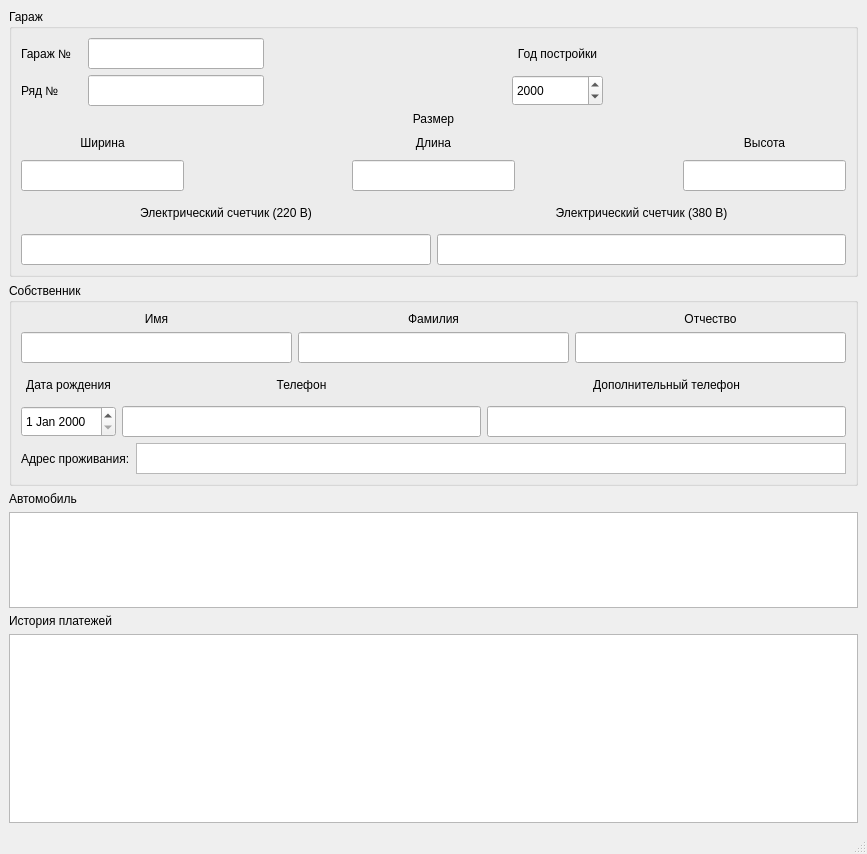
<?xml version="1.0" encoding="UTF-8"?>
<ui version="4.0">
 <class>objectCart</class>
 <widget class="QMainWindow" name="objectCart">
  <property name="geometry">
   <rect>
    <x>0</x>
    <y>0</y>
    <width>867</width>
    <height>854</height>
   </rect>
  </property>
  <property name="windowTitle">
   <string>Карточка объекта</string>
  </property>
  <widget class="QWidget" name="centralwidget">
   <layout class="QVBoxLayout" name="verticalLayout_22">
    <item>
     <widget class="QGroupBox" name="garage_groupBox">
      <property name="maximumSize">
       <size>
        <width>16777215</width>
        <height>281</height>
       </size>
      </property>
      <property name="title">
       <string>Гараж</string>
      </property>
      <layout class="QVBoxLayout" name="verticalLayout_23">
       <item>
        <layout class="QHBoxLayout" name="horizontalLayout_4">
         <item>
          <layout class="QHBoxLayout" name="horizontalLayout">
           <item>
            <layout class="QVBoxLayout" name="verticalLayout">
             <item>
              <widget class="QLabel" name="garage_label">
               <property name="sizePolicy">
                <sizepolicy hsizetype="Expanding" vsizetype="Expanding">
                 <horstretch>0</horstretch>
                 <verstretch>0</verstretch>
                </sizepolicy>
               </property>
               <property name="maximumSize">
                <size>
                 <width>61</width>
                 <height>31</height>
                </size>
               </property>
               <property name="text">
                <string>Гараж №</string>
               </property>
              </widget>
             </item>
             <item>
              <widget class="QLabel" name="row_label">
               <property name="sizePolicy">
                <sizepolicy hsizetype="Expanding" vsizetype="Expanding">
                 <horstretch>0</horstretch>
                 <verstretch>0</verstretch>
                </sizepolicy>
               </property>
               <property name="maximumSize">
                <size>
                 <width>61</width>
                 <height>31</height>
                </size>
               </property>
               <property name="text">
                <string>Ряд №</string>
               </property>
              </widget>
             </item>
            </layout>
           </item>
           <item>
            <layout class="QVBoxLayout" name="verticalLayout_12">
             <item>
              <widget class="QLineEdit" name="lineEdit">
               <property name="minimumSize">
                <size>
                 <width>0</width>
                 <height>31</height>
                </size>
               </property>
              </widget>
             </item>
             <item>
              <widget class="QLineEdit" name="lineEdit_2">
               <property name="minimumSize">
                <size>
                 <width>0</width>
                 <height>31</height>
                </size>
               </property>
              </widget>
             </item>
            </layout>
           </item>
          </layout>
         </item>
         <item>
          <spacer name="horizontalSpacer">
           <property name="orientation">
            <enum>Qt::Horizontal</enum>
           </property>
           <property name="sizeHint" stdset="0">
            <size>
             <width>40</width>
             <height>20</height>
            </size>
           </property>
          </spacer>
         </item>
         <item>
          <layout class="QVBoxLayout" name="verticalLayout_2">
           <item>
            <widget class="QLabel" name="buildYear_label">
             <property name="maximumSize">
              <size>
               <width>16777215</width>
               <height>31</height>
              </size>
             </property>
             <property name="text">
              <string>Год постройки</string>
             </property>
             <property name="alignment">
              <set>Qt::AlignCenter</set>
             </property>
            </widget>
           </item>
           <item>
            <widget class="QDateEdit" name="dateEdit">
             <property name="minimumSize">
              <size>
               <width>91</width>
               <height>31</height>
              </size>
             </property>
             <property name="maximumSize">
              <size>
               <width>16777215</width>
               <height>31</height>
              </size>
             </property>
             <property name="displayFormat">
              <string>yyyy</string>
             </property>
            </widget>
           </item>
          </layout>
         </item>
         <item>
          <spacer name="horizontalSpacer_4">
           <property name="orientation">
            <enum>Qt::Horizontal</enum>
           </property>
           <property name="sizeHint" stdset="0">
            <size>
             <width>40</width>
             <height>20</height>
            </size>
           </property>
          </spacer>
         </item>
        </layout>
       </item>
       <item>
        <layout class="QVBoxLayout" name="verticalLayout_9">
         <item>
          <widget class="QLabel" name="size_label">
           <property name="text">
            <string>Размер</string>
           </property>
           <property name="alignment">
            <set>Qt::AlignCenter</set>
           </property>
          </widget>
         </item>
         <item>
          <layout class="QHBoxLayout" name="horizontalLayout_2">
           <item>
            <layout class="QVBoxLayout" name="verticalLayout_4">
             <property name="sizeConstraint">
              <enum>QLayout::SetMinimumSize</enum>
             </property>
             <item>
              <widget class="QLabel" name="width_label">
               <property name="sizePolicy">
                <sizepolicy hsizetype="MinimumExpanding" vsizetype="Minimum">
                 <horstretch>0</horstretch>
                 <verstretch>0</verstretch>
                </sizepolicy>
               </property>
               <property name="minimumSize">
                <size>
                 <width>119</width>
                 <height>22</height>
                </size>
               </property>
               <property name="maximumSize">
                <size>
                 <width>9999999</width>
                 <height>22</height>
                </size>
               </property>
               <property name="text">
                <string>Ширина</string>
               </property>
               <property name="alignment">
                <set>Qt::AlignCenter</set>
               </property>
              </widget>
             </item>
             <item>
              <widget class="QLineEdit" name="lineEdit_3">
               <property name="minimumSize">
                <size>
                 <width>0</width>
                 <height>31</height>
                </size>
               </property>
              </widget>
             </item>
            </layout>
           </item>
           <item>
            <spacer name="horizontalSpacer_2">
             <property name="orientation">
              <enum>Qt::Horizontal</enum>
             </property>
             <property name="sizeHint" stdset="0">
              <size>
               <width>40</width>
               <height>20</height>
              </size>
             </property>
            </spacer>
           </item>
           <item>
            <layout class="QVBoxLayout" name="verticalLayout_7">
             <property name="sizeConstraint">
              <enum>QLayout::SetMinimumSize</enum>
             </property>
             <item>
              <widget class="QLabel" name="width_label_4">
               <property name="sizePolicy">
                <sizepolicy hsizetype="MinimumExpanding" vsizetype="Minimum">
                 <horstretch>0</horstretch>
                 <verstretch>0</verstretch>
                </sizepolicy>
               </property>
               <property name="minimumSize">
                <size>
                 <width>119</width>
                 <height>22</height>
                </size>
               </property>
               <property name="maximumSize">
                <size>
                 <width>99999</width>
                 <height>22</height>
                </size>
               </property>
               <property name="text">
                <string>Длина</string>
               </property>
               <property name="alignment">
                <set>Qt::AlignCenter</set>
               </property>
              </widget>
             </item>
             <item>
              <widget class="QLineEdit" name="lineEdit_4">
               <property name="minimumSize">
                <size>
                 <width>0</width>
                 <height>31</height>
                </size>
               </property>
              </widget>
             </item>
            </layout>
           </item>
           <item>
            <spacer name="horizontalSpacer_3">
             <property name="orientation">
              <enum>Qt::Horizontal</enum>
             </property>
             <property name="sizeHint" stdset="0">
              <size>
               <width>40</width>
               <height>20</height>
              </size>
             </property>
            </spacer>
           </item>
           <item>
            <layout class="QVBoxLayout" name="verticalLayout_8">
             <property name="sizeConstraint">
              <enum>QLayout::SetMinimumSize</enum>
             </property>
             <item>
              <widget class="QLabel" name="width_label_5">
               <property name="sizePolicy">
                <sizepolicy hsizetype="MinimumExpanding" vsizetype="Minimum">
                 <horstretch>0</horstretch>
                 <verstretch>0</verstretch>
                </sizepolicy>
               </property>
               <property name="minimumSize">
                <size>
                 <width>119</width>
                 <height>22</height>
                </size>
               </property>
               <property name="maximumSize">
                <size>
                 <width>99999</width>
                 <height>22</height>
                </size>
               </property>
               <property name="text">
                <string>Высота</string>
               </property>
               <property name="alignment">
                <set>Qt::AlignCenter</set>
               </property>
              </widget>
             </item>
             <item>
              <widget class="QLineEdit" name="lineEdit_5">
               <property name="minimumSize">
                <size>
                 <width>0</width>
                 <height>31</height>
                </size>
               </property>
              </widget>
             </item>
            </layout>
           </item>
          </layout>
         </item>
        </layout>
       </item>
       <item>
        <layout class="QHBoxLayout" name="horizontalLayout_3">
         <item>
          <layout class="QVBoxLayout" name="verticalLayout_10">
           <property name="sizeConstraint">
            <enum>QLayout::SetMaximumSize</enum>
           </property>
           <item>
            <widget class="QLabel" name="elMetric220_label">
             <property name="sizePolicy">
              <sizepolicy hsizetype="Expanding" vsizetype="MinimumExpanding">
               <horstretch>0</horstretch>
               <verstretch>0</verstretch>
              </sizepolicy>
             </property>
             <property name="minimumSize">
              <size>
               <width>232</width>
               <height>31</height>
              </size>
             </property>
             <property name="maximumSize">
              <size>
               <width>16777215</width>
               <height>31</height>
              </size>
             </property>
             <property name="text">
              <string>Электрический счетчик (220 В)</string>
             </property>
             <property name="alignment">
              <set>Qt::AlignCenter</set>
             </property>
            </widget>
           </item>
           <item>
            <widget class="QLineEdit" name="lineEdit_6">
             <property name="minimumSize">
              <size>
               <width>0</width>
               <height>31</height>
              </size>
             </property>
            </widget>
           </item>
          </layout>
         </item>
         <item>
          <layout class="QVBoxLayout" name="verticalLayout_11">
           <property name="sizeConstraint">
            <enum>QLayout::SetMinimumSize</enum>
           </property>
           <item>
            <widget class="QLabel" name="elMetric220_label_2">
             <property name="sizePolicy">
              <sizepolicy hsizetype="Expanding" vsizetype="MinimumExpanding">
               <horstretch>0</horstretch>
               <verstretch>0</verstretch>
              </sizepolicy>
             </property>
             <property name="minimumSize">
              <size>
               <width>232</width>
               <height>31</height>
              </size>
             </property>
             <property name="maximumSize">
              <size>
               <width>16777215</width>
               <height>31</height>
              </size>
             </property>
             <property name="text">
              <string>Электрический счетчик (380 В)</string>
             </property>
             <property name="alignment">
              <set>Qt::AlignCenter</set>
             </property>
            </widget>
           </item>
           <item>
            <widget class="QLineEdit" name="lineEdit_7">
             <property name="minimumSize">
              <size>
               <width>0</width>
               <height>31</height>
              </size>
             </property>
            </widget>
           </item>
          </layout>
         </item>
        </layout>
       </item>
      </layout>
     </widget>
    </item>
    <item>
     <widget class="QGroupBox" name="owner_groupBox">
      <property name="title">
       <string>Собственник</string>
      </property>
      <layout class="QVBoxLayout" name="verticalLayout_21">
       <item>
        <layout class="QHBoxLayout" name="horizontalLayout_5">
         <item>
          <layout class="QVBoxLayout" name="verticalLayout_14">
           <item>
            <widget class="QLabel" name="surname_label_2">
             <property name="maximumSize">
              <size>
               <width>16777215</width>
               <height>31</height>
              </size>
             </property>
             <property name="text">
              <string>Имя</string>
             </property>
             <property name="alignment">
              <set>Qt::AlignCenter</set>
             </property>
            </widget>
           </item>
           <item>
            <widget class="QLineEdit" name="lineEdit_8">
             <property name="minimumSize">
              <size>
               <width>0</width>
               <height>31</height>
              </size>
             </property>
            </widget>
           </item>
          </layout>
         </item>
         <item>
          <layout class="QVBoxLayout" name="verticalLayout_13">
           <item>
            <widget class="QLabel" name="surname_label">
             <property name="maximumSize">
              <size>
               <width>16777215</width>
               <height>31</height>
              </size>
             </property>
             <property name="text">
              <string>Фамилия</string>
             </property>
             <property name="alignment">
              <set>Qt::AlignCenter</set>
             </property>
            </widget>
           </item>
           <item>
            <widget class="QLineEdit" name="lineEdit_9">
             <property name="minimumSize">
              <size>
               <width>0</width>
               <height>31</height>
              </size>
             </property>
            </widget>
           </item>
          </layout>
         </item>
         <item>
          <layout class="QVBoxLayout" name="verticalLayout_15">
           <item>
            <widget class="QLabel" name="surname_label_3">
             <property name="maximumSize">
              <size>
               <width>16777215</width>
               <height>31</height>
              </size>
             </property>
             <property name="text">
              <string>Отчество</string>
             </property>
             <property name="alignment">
              <set>Qt::AlignCenter</set>
             </property>
            </widget>
           </item>
           <item>
            <widget class="QLineEdit" name="lineEdit_10">
             <property name="minimumSize">
              <size>
               <width>0</width>
               <height>31</height>
              </size>
             </property>
            </widget>
           </item>
          </layout>
         </item>
        </layout>
       </item>
       <item>
        <layout class="QHBoxLayout" name="horizontalLayout_8">
         <item>
          <layout class="QVBoxLayout" name="verticalLayout_18">
           <item>
            <widget class="QLabel" name="address_label">
             <property name="maximumSize">
              <size>
               <width>109</width>
               <height>16777215</height>
              </size>
             </property>
             <property name="text">
              <string>Дата рождения</string>
             </property>
             <property name="alignment">
              <set>Qt::AlignCenter</set>
             </property>
            </widget>
           </item>
           <item>
            <widget class="QDateEdit" name="dateEdit_2">
             <property name="minimumSize">
              <size>
               <width>0</width>
               <height>31</height>
              </size>
             </property>
             <property name="maximumSize">
              <size>
               <width>109</width>
               <height>31</height>
              </size>
             </property>
             <property name="minimumDate">
              <date>
               <year>1900</year>
               <month>1</month>
               <day>1</day>
              </date>
             </property>
            </widget>
           </item>
          </layout>
         </item>
         <item>
          <layout class="QVBoxLayout" name="verticalLayout_16">
           <item>
            <widget class="QLabel" name="phone_label">
             <property name="minimumSize">
              <size>
               <width>0</width>
               <height>31</height>
              </size>
             </property>
             <property name="maximumSize">
              <size>
               <width>16777215</width>
               <height>31</height>
              </size>
             </property>
             <property name="text">
              <string>Телефон</string>
             </property>
             <property name="alignment">
              <set>Qt::AlignCenter</set>
             </property>
            </widget>
           </item>
           <item>
            <widget class="QLineEdit" name="lineEdit_11">
             <property name="minimumSize">
              <size>
               <width>0</width>
               <height>31</height>
              </size>
             </property>
            </widget>
           </item>
          </layout>
         </item>
         <item>
          <layout class="QVBoxLayout" name="verticalLayout_17">
           <item>
            <widget class="QLabel" name="phone_label_2">
             <property name="minimumSize">
              <size>
               <width>0</width>
               <height>31</height>
              </size>
             </property>
             <property name="maximumSize">
              <size>
               <width>16777215</width>
               <height>31</height>
              </size>
             </property>
             <property name="text">
              <string>Дополнительный телефон</string>
             </property>
             <property name="alignment">
              <set>Qt::AlignCenter</set>
             </property>
            </widget>
           </item>
           <item>
            <widget class="QLineEdit" name="lineEdit_12">
             <property name="minimumSize">
              <size>
               <width>0</width>
               <height>31</height>
              </size>
             </property>
            </widget>
           </item>
          </layout>
         </item>
        </layout>
       </item>
       <item>
        <layout class="QHBoxLayout" name="horizontalLayout_9">
         <item>
          <widget class="QLabel" name="label">
           <property name="minimumSize">
            <size>
             <width>0</width>
             <height>31</height>
            </size>
           </property>
           <property name="maximumSize">
            <size>
             <width>16777215</width>
             <height>31</height>
            </size>
           </property>
           <property name="text">
            <string>Адрес проживания:</string>
           </property>
          </widget>
         </item>
         <item>
          <widget class="QTextEdit" name="textEdit_17">
           <property name="minimumSize">
            <size>
             <width>0</width>
             <height>31</height>
            </size>
           </property>
           <property name="maximumSize">
            <size>
             <width>16777215</width>
             <height>31</height>
            </size>
           </property>
          </widget>
         </item>
        </layout>
       </item>
      </layout>
     </widget>
    </item>
    <item>
     <layout class="QVBoxLayout" name="verticalLayout_19">
      <item>
       <widget class="QLabel" name="auto_label">
        <property name="text">
         <string>Автомобиль</string>
        </property>
       </widget>
      </item>
      <item>
       <widget class="QPlainTextEdit" name="plainTextEdit">
        <property name="maximumSize">
         <size>
          <width>16777215</width>
          <height>100</height>
         </size>
        </property>
       </widget>
      </item>
     </layout>
    </item>
    <item>
     <layout class="QVBoxLayout" name="verticalLayout_20">
      <item>
       <widget class="QLabel" name="contrib_label">
        <property name="text">
         <string>История платежей</string>
        </property>
       </widget>
      </item>
      <item>
       <widget class="QPlainTextEdit" name="plainTextEdit_2"/>
      </item>
     </layout>
    </item>
   </layout>
  </widget>
  <widget class="QMenuBar" name="menubar">
   <property name="geometry">
    <rect>
     <x>0</x>
     <y>0</y>
     <width>867</width>
     <height>21</height>
    </rect>
   </property>
  </widget>
  <widget class="QStatusBar" name="statusbar"/>
 </widget>
 <resources/>
 <connections/>
</ui>
